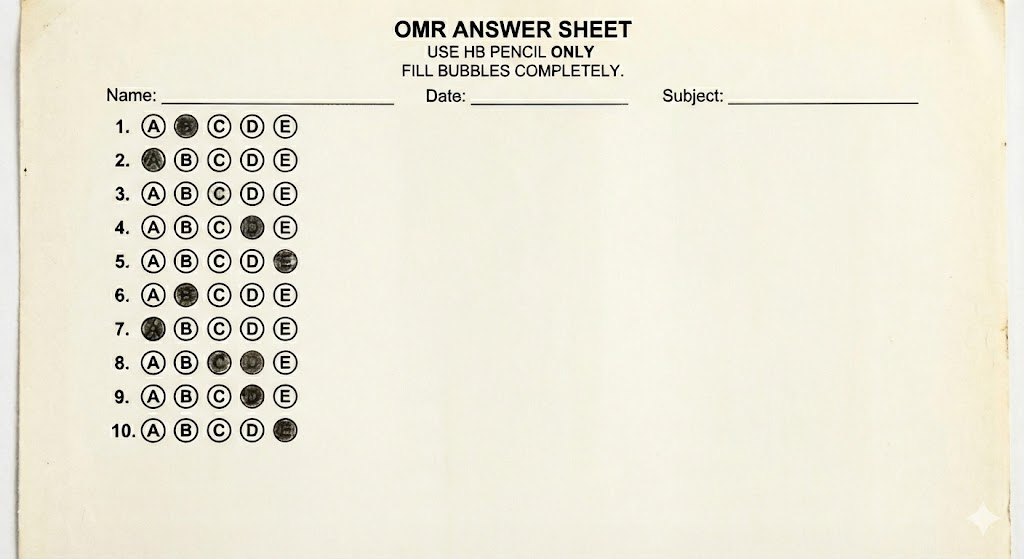
#> input picture data/assessment_automation/omr_scoring/OMR-SAMPLE-1.jpg, 1024 x 559 px
$ python -i omr_scoring.py   (imports and definitions only)
#> lines starting #> are read from the running program, lines starting #| are printed output that depends on the picture
import streamlit as st
import cv2
import numpy as np
import pandas as pd


# [8 lines not run here, left out]

# -------------------------
# Load answer key - FIXED VERSION
# -------------------------
# [72 lines left out: functions load_answer_key, classify_bubble_cv, preprocess_image, not called in this run]

# -------------------------
# Improved bubble detection using multiple methods
# -------------------------
def detect_bubbles_hough(gray, debug=False):
    """Detect bubbles using Hough Circle Transform with better parameters"""

    # Enhance contrast
    clahe = cv2.createCLAHE(clipLimit=2.0, tileGridSize=(8,8))
    enhanced = clahe.apply(gray)
    blurred = cv2.GaussianBlur(enhanced, (3, 3), 0)

    # Try multiple parameter sets to catch all bubbles
    all_circles = []

    # Parameter set 1 - smaller bubbles
    circles1 = cv2.HoughCircles(
        blurred,
        cv2.HOUGH_GRADIENT,
        dp=1,
        minDist=20,
        param1=50,
        param2=20,
        minRadius=10,
        maxRadius=25
    )
    if circles1 is not None:
        all_circles.extend(circles1[0])

    # Parameter set 2 - medium bubbles
    circles2 = cv2.HoughCircles(
        blurred,
        cv2.HOUGH_GRADIENT,
        dp=1,
        minDist=20,
        param1=40,
        param2=25,
        minRadius=12,
        maxRadius=22
    )
    if circles2 is not None:
        all_circles.extend(circles2[0])

    # Remove duplicates
    bubbles = []
    for circle in all_circles:
        x, y, r = int(circle[0]), int(circle[1]), int(circle[2])

        # Check if this is a duplicate
        is_duplicate = False
        for existing in bubbles:
            dist = np.sqrt((x - existing['x'])**2 + (y - existing['y'])**2)
            if dist < 15:  # Too close to existing
                is_duplicate = True
                break

        if not is_duplicate:
            bubbles.append({
                'x': x,
                'y': y,
                'r': r,
                'area': np.pi * r * r
            })

    # Filter out bubbles in top 15% of image (header area with "OMR ANSWER SHEET")
    h = gray.shape[0]
    header_cutoff = int(h * 0.15)
    bubbles = [b for b in bubbles if b['y'] > header_cutoff]

    # Sort by position
    bubbles = sorted(bubbles, key=lambda b: (b['y'], b['x']))

    if debug:
        vis = cv2.cvtColor(gray, cv2.COLOR_GRAY2BGR)
        # Draw header cutoff line
        cv2.line(vis, (0, header_cutoff), (vis.shape[1], header_cutoff), (255, 0, 0), 2)
        cv2.putText(vis, "Header area (ignored)", (10, header_cutoff - 10),
                   cv2.FONT_HERSHEY_SIMPLEX, 0.6, (255, 0, 0), 2)

        for b in bubbles:
            cv2.circle(vis, (b['x'], b['y']), b['r'], (0, 255, 0), 2)
            cv2.circle(vis, (b['x'], b['y']), 2, (0, 0, 255), 3)
            # Show coordinates
            cv2.putText(vis, f"r={b['r']}", (b['x']-15, b['y']-b['r']-5),
                       cv2.FONT_HERSHEY_SIMPLEX, 0.3, (255, 0, 0), 1)
        st.image(vis, caption=f"Detected {len(bubbles)} circles (excluding header)", use_container_width=True)

    return bubbles

# -------------------------
# Organize into questions with better logic
# -------------------------
# [37 lines left out: function organize_into_questions, not called in this run]

# -------------------------
# Main processing
# -------------------------
# [157 lines not run here, left out]

>>> import cv2
>>> picture = cv2.imread('../../data/assessment_automation/omr_scoring/OMR-SAMPLE-1.jpg', cv2.IMREAD_GRAYSCALE)
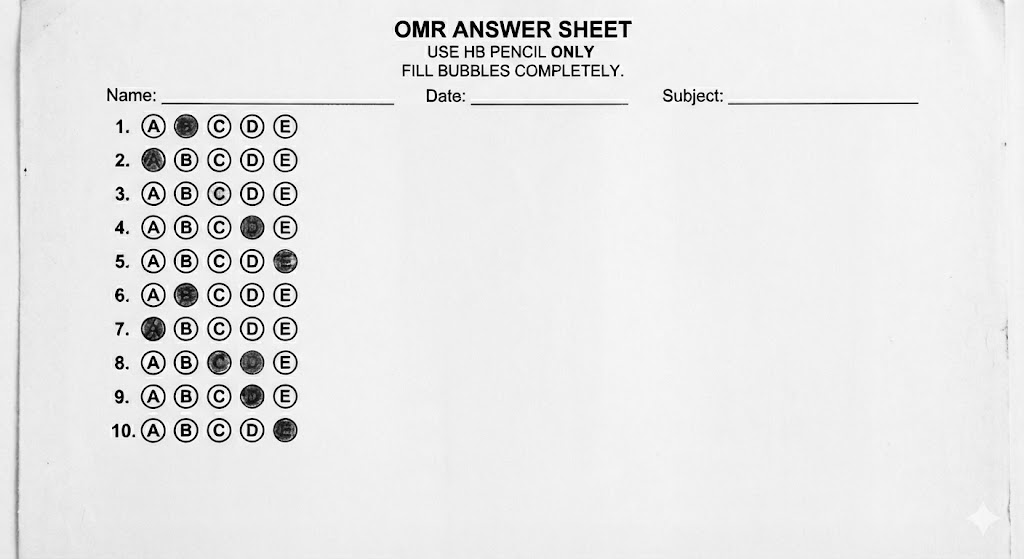
#> picture: shape (559, 1024); min 0, max 255, mean 232
>>> result = detect_bubbles_hough(picture)
#> in detect_bubbles_hough, `enhanced = clahe.apply(gray)`:
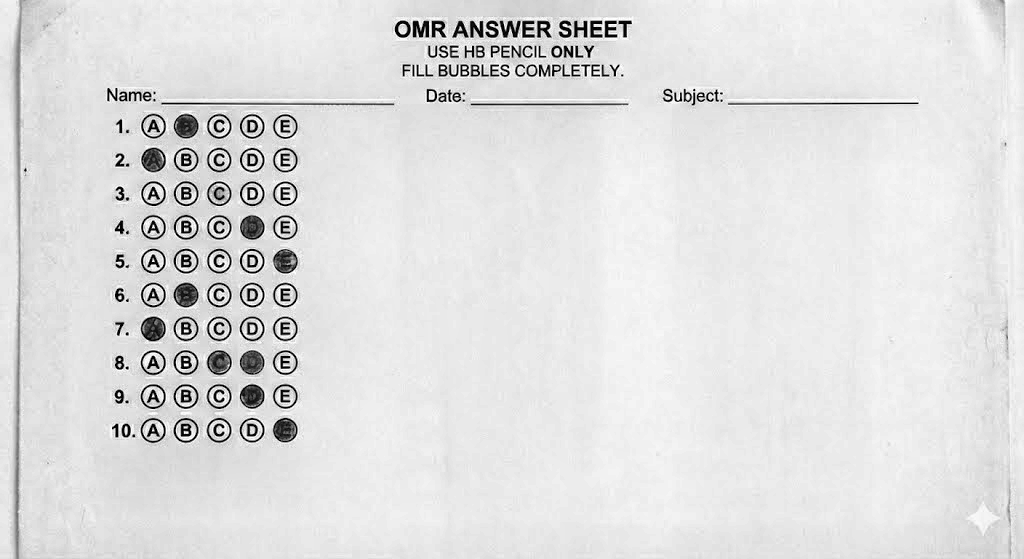
#> enhanced: shape (559, 1024); min 1, max 255, mean 223.5
#> in detect_bubbles_hough, `circles1 = cv2.HoughCircles( blurred, cv2.HOUGH_GRADIENT, dp=1, minDis..`: circles1 = 60 rows, first 8: [185.5, 159.5, 12.7], [152.5, 294.5, 12.7], [185.5, 294.5, 12.7], [152.5, 362.5, 12.9], [185.5, 125.5, 12.7], [185.5, 328.5, 12.9], [185.5, 396.5, 12.7], [251.5, 429.5, 12.9]
#> in detect_bubbles_hough, `circles2 = cv2.HoughCircles( blurred, cv2.HOUGH_GRADIENT, dp=1, minDis..`: circles2 = 50 rows, first 8: [185.5, 159.5, 12.7], [185.5, 294.5, 12.7], [185.5, 125.5, 12.7], [251.5, 429.5, 12.9], [152.5, 396.5, 13], [185.5, 193.5, 13], [185.5, 328.5, 13], [218.5, 429.5, 13]
#> the loop in detect_bubbles_hough, `for circle in all_circles:` made 110 passes
#> (circle, x, y, r) on passes 1 to 12: ([185.5, 159.5, 12.7], 185, 159, 12), ([152.5, 294.5, 12.7], 152, 294, 12), ([185.5, 294.5, 12.7], 185, 294, 12), ([152.5, 362.5, 12.9], 152, 362, 12), ([185.5, 125.5, 12.7], 185, 125, 12), ([185.5, 328.5, 12.9], 185, 328, 12), ([185.5, 396.5, 12.7], 185, 396, 12), ([251.5, 429.5, 12.9], 251, 429, 12), ([152.5, 396.5, 13], 152, 396, 13), ([152.5, 429.5, 13], 152, 429, 13), ([575.5, 53.5, 22.2], 575, 53, 22), ([185.5, 193.5, 13], 185, 193, 13)
#> after the loop in detect_bubbles_hough, `for circle in all_circles:`: bubbles = 60 items
#> in detect_bubbles_hough, `bubbles = [b for b in bubbles if b['y'] > header_cutoff]`: bubbles = 50 items
#> result = 50 items

$ run again, on data/assessment_automation/omr_scoring/OMR-SAMPLE-2.png
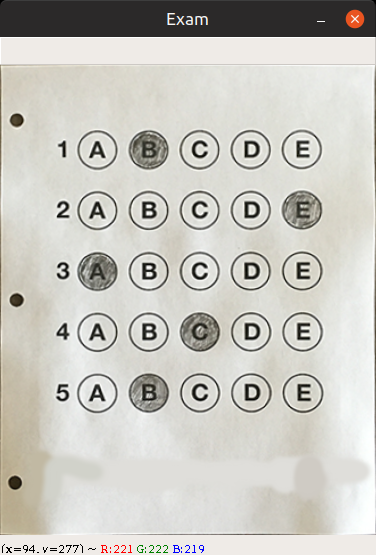
#> input picture data/assessment_automation/omr_scoring/OMR-SAMPLE-2.png, 376 x 555 px
#> `picture = cv2.imread('../../data/assessment_automation/omr_scoring/OMR..`:
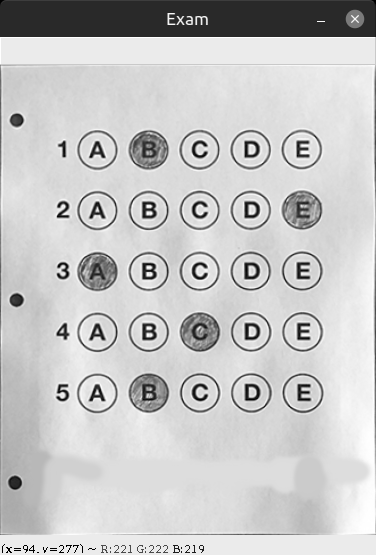
#> picture: shape (555, 376); min 0, max 255, mean 198
#> in detect_bubbles_hough, `blurred = cv2.GaussianBlur(enhanced, (3, 3), 0)`:
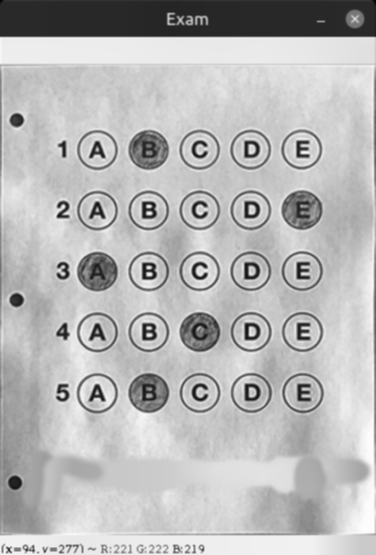
#> blurred: shape (555, 376); min 1, max 255, mean 183.1
#> circles1 = 26 rows, first 8: [199.5, 392.5, 20.3], [148.5, 392.5, 20.3], [250.5, 331.5, 17.7], [302.5, 392.5, 20.8], [96.5, 392.5, 17.4], [97.5, 149.5, 17.4], [148.5, 210.5, 17.4], [148.5, 270.5, 17.4]
#> circles2 = 25 rows, first 8: [148.5, 392.5, 19.9], [199.5, 392.5, 20.3], [250.5, 149.5, 20.3], [250.5, 392.5, 20.3], [301.5, 148.5, 20.3], [250.5, 270.5, 20.3], [199.5, 209.5, 20.3], [148.5, 210.5, 20.3]
#> the loop in detect_bubbles_hough, `for circle in all_circles:` made 51 passes
#> (circle, x, y, r) on passes 1 to 8: ([199.5, 392.5, 20.3], 199, 392, 20), ([148.5, 392.5, 20.3], 148, 392, 20), ([250.5, 331.5, 17.7], 250, 331, 17), ([302.5, 392.5, 20.8], 302, 392, 20), ([96.5, 392.5, 17.4], 96, 392, 17), ([97.5, 149.5, 17.4], 97, 149, 17), ([148.5, 210.5, 17.4], 148, 210, 17), ([148.5, 270.5, 17.4], 148, 270, 17)
#> after the loop in detect_bubbles_hough, `for circle in all_circles:`: bubbles = 26 items
